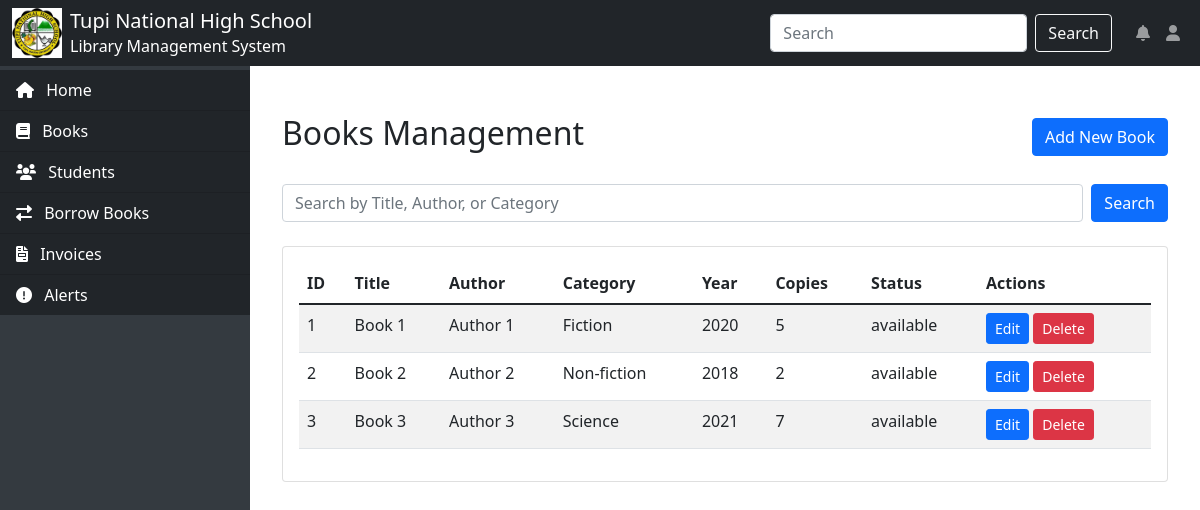
The page /books.php on the database its author committed.
### tables this page shows
CREATE TABLE `books` (
  `book_id` int(11) NOT NULL,
  `title` varchar(200) NOT NULL,
  `author_id` int(11) NOT NULL,
  `category_id` int(11) NOT NULL,
  `publication_year` year(4) DEFAULT NULL,
  `available_copies` int(11) NOT NULL,
  `status` enum('available','borrowed') DEFAULT 'available'
);

CREATE TABLE `authors` (
  `author_id` int(11) NOT NULL,
  `name` varchar(100) NOT NULL
);

CREATE TABLE `categories` (
  `category_id` int(11) NOT NULL,
  `name` varchar(100) NOT NULL
);

### books.php (the view, shortened to what this page needs)
<?php
include 'config.php';
include 'header.php';
$search = "";
?>
<div class="container mt-4">
    <div class="d-flex justify-content-between align-items-center mb-4">
        <h2>Books Management</h2>
        <button type="button" class="btn btn-primary" data-bs-toggle="modal" data-bs-target="#addBookModal">
            Add New Book
        </button>
    </div>
    <div class="mb-4">
        <form method="GET" class="d-flex">
            <input type="text" class="form-control" name="search" placeholder="Search by Title, Author, or Category" value="<?php echo htmlspecialchars($search); ?>">
            <button type="submit" class="btn btn-primary ms-2">Search</button>
        </form>
    </div>
    <div class="card">
        <div class="card-body">
            <table class="table table-striped">
                <thead>
                    <tr>
                        <th>ID</th>
                        <th>Title</th>
                        <th>Author</th>
                        <th>Category</th>
                        <th>Year</th>
                        <th>Copies</th>
                        <th>Status</th>
                        <th>Actions</th>
                    </tr>
                </thead>
                <tbody>
                    <?php
                    $query = "SELECT b.*, a.name as author_name, c.name as category_name
                             FROM books b
                             JOIN authors a ON b.author_id = a.author_id
                             JOIN categories c ON b.category_id = c.category_id";
                    $result = mysqli_query($conn, $query);
                    while ($row = mysqli_fetch_assoc($result)) {
                        echo "<tr>
                                <td>{$row['book_id']}</td>
                                <td>{$row['title']}</td>
                                <td>{$row['author_name']}</td>
                                <td>{$row['category_name']}</td>
                                <td>{$row['publication_year']}</td>
                                <td>{$row['available_copies']}</td>
                                <td>{$row['status']}</td>
                                <td>
                                    <button class='btn btn-sm btn-primary edit-book'
                                            data-bs-toggle='modal'
                                            data-bs-target='#editBookModal'
                                            data-book='" . htmlspecialchars(json_encode($row)) . "'>
                                        Edit
                                    </button>
                                    <a href='?delete={$row['book_id']}'
                                       class='btn btn-sm btn-danger'
                                       onclick='return confirm(\"Are you sure?\")'>
                                        Delete
                                    </a>
                                </td>
                            </tr>";
                    }
                    ?>
                </tbody>
            </table>
        </div>
    </div>
</div>

### rows shown on the page
books: book_id "1", title "Book 1", author.name "Author 1", category.name "Fiction", publication_year "2020", available_copies "5", status "available"
books: book_id "2", title "Book 2", author.name "Author 2", category.name "Non-fiction", publication_year "2018", available_copies "2", status "available"
books: book_id "3", title "Book 3", author.name "Author 3", category.name "Science", publication_year "2021", available_copies "7", status "available"
